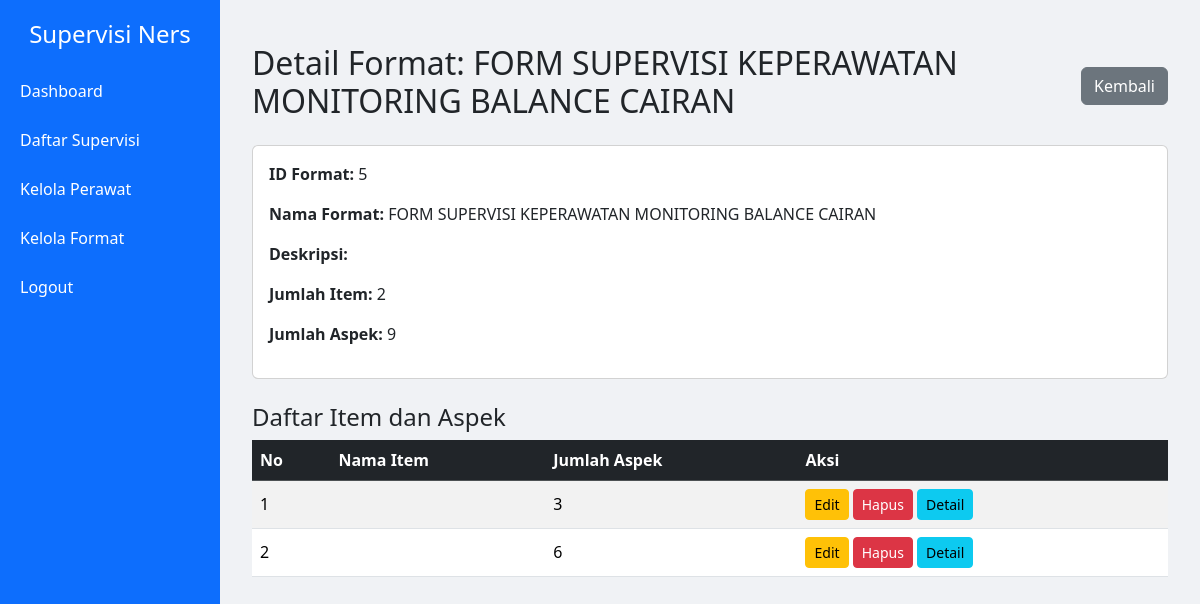
/format/5/ (signed in), run on the app's committed database.
### supervisi/models.py (models this page shows, shortened)
class FormatSupervisi(models.Model):
    nama = models.CharField(max_length=255)
    deskripsi = models.TextField(blank=True, null=True)

class ItemFormat(models.Model):
    format_supervisi = models.ForeignKey(FormatSupervisi, on_delete=models.CASCADE, related_name='items')
    pertanyaan = models.TextField()
    bobot = models.FloatField(default=1)

### supervisi/views.py (the view)
# urls.py: path('format/<int:pk>/', views.detail_format, name='detail_format'),
@login_required
@user_passes_test(admin_required)
def detail_format(request, pk):
    format_obj = get_object_or_404(FormatSupervisi, pk=pk)
    return render(request, 'admin/detail_format.html', {'format': format_obj})

### supervisi/templatetags/supervisi_tags.py (called while the page is built)
@register.filter
def sum_aspek(items):
    return sum(item.aspek.count() for item in items)

### supervisi/views.py (called while the page is built)
def admin_required(user):
    return user.is_staff

### templates/admin/detail_format.html (shortened to what this page needs)
{% extends 'base.html' %}
{% load supervisi_tags %}
{% block content %}
<div class="container mt-4">
    <div class="d-flex justify-content-between align-items-center mb-3">
        <h2>Detail Format: {{ format.nama }}</h2>
        <a href="{% url 'kelola_format' %}" class="btn btn-secondary">Kembali</a>
    </div>
    <div class="card mb-4">
        <div class="card-body">
            <p><strong>ID Format:</strong> {{ format.id }}</p>
            <p><strong>Nama Format:</strong> {{ format.nama }}</p>
            <p><strong>Deskripsi:</strong> {{ format.deskripsi }}</p>
            <p><strong>Jumlah Item:</strong> {{ format.items.count }}</p>
            <p><strong>Jumlah Aspek:</strong> {{ format.items.all|sum_aspek }}</p>
        </div>
    </div>
    <h4>Daftar Item dan Aspek</h4>
    <div class="table-responsive">
        <table class="table table-striped table-hover align-middle">
            <thead class="table-dark">
                <tr>
                    <th>No</th>
                    <th>Nama Item</th>
                    <th>Jumlah Aspek</th>
                    <th>Aksi</th>
                </tr>
            </thead>
            <tbody>
                {% for item in format.items.all %}
                <tr>
                    <td>{{ forloop.counter }}</td>
                    <td>{{ item.nama }}</td>
                    <td>{{ item.aspek.count }}</td>
                    <td>
                        <a href="{% url 'edit_format' item.pk %}" class="btn btn-sm btn-warning">Edit</a>
                        <a href="{% url 'hapus_format' item.pk %}" class="btn btn-sm btn-danger"
                           onclick="return confirm('Yakin ingin menghapus item ini?');">Hapus</a>
                        <a href="{% url 'detail_format' item.pk %}" class="btn btn-sm btn-info">Detail</a>
                    </td>
                </tr>
                {% empty %}
                <tr>
                    <td colspan="4" class="text-center">Belum ada item</td>
                </tr>
                {% endfor %}
            </tbody>
        </table>
    </div>
</div>
{% endblock %}

### templates/base.html (style rules this page uses)
body { min-height: 100vh; display: flex; background-color: #f0f2f5; }

### data on the page
FormatSupervisi: nama "FORM SUPERVISI KEPERAWATAN MONITORING BALANCE CAIRAN", id "5", items.count "2", items.all|sum_aspek "9"
ItemFormat: aspek.count "3"
ItemFormat: aspek.count "6"
